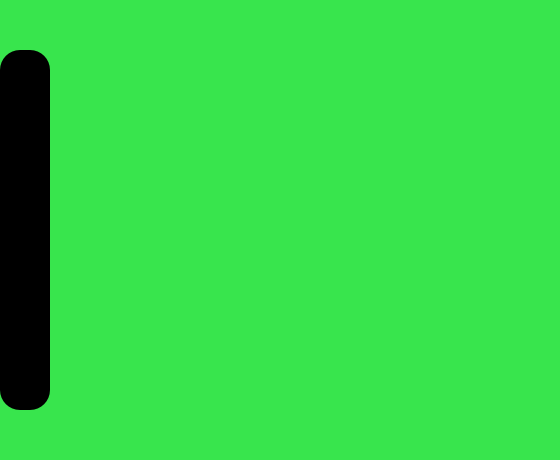
<?xml version="1.0" encoding="UTF-8"?>
<ui version="4.0">
 <class>Form</class>
 <widget class="QWidget" name="Form">
  <property name="geometry">
   <rect>
    <x>0</x>
    <y>0</y>
    <width>560</width>
    <height>460</height>
   </rect>
  </property>
  <property name="windowTitle">
   <string>Form</string>
  </property>
  <widget class="QWidget" name="widget_2" native="true">
   <property name="geometry">
    <rect>
     <x>0</x>
     <y>0</y>
     <width>560</width>
     <height>460</height>
    </rect>
   </property>
   <property name="styleSheet">
    <string notr="true">QWidget{
	background-color:#38E54D;
}
</string>
   </property>
   <widget class="QFrame" name="frame">
    <property name="geometry">
     <rect>
      <x>0</x>
      <y>50</y>
      <width>50</width>
      <height>360</height>
     </rect>
    </property>
    <property name="styleSheet">
     <string notr="true">QFrame{
border-radius:20px;
background-color:black;
}
QPushButton{
padding:50px 20px;
border: none;
border-radius:10px;
background-color:black;
color:white;
}
QPushButton:hover{
background-color:white;
color:black;
}

</string>
    </property>
    <property name="frameShape">
     <enum>QFrame::StyledPanel</enum>
    </property>
    <property name="frameShadow">
     <enum>QFrame::Raised</enum>
    </property>
    <widget class="QPushButton" name="pushButton">
     <property name="geometry">
      <rect>
       <x>0</x>
       <y>50</y>
       <width>50</width>
       <height>30</height>
      </rect>
     </property>
     <property name="styleSheet">
      <string notr="true">QPushButton{

background-image:url(./white color/home-white.png) ;
background-repeat:none;
background-position:center;
}	
QPushButton:hover{
background-image:url(./hover/home-icon.png)  ;
background-repeat:none;
}
</string>
     </property>
     <property name="text">
      <string/>
     </property>
     <property name="iconSize">
      <size>
       <width>16</width>
       <height>16</height>
      </size>
     </property>
     <property name="autoRepeat">
      <bool>false</bool>
     </property>
    </widget>
    <widget class="QPushButton" name="pushButton_2">
     <property name="geometry">
      <rect>
       <x>0</x>
       <y>122</y>
       <width>50</width>
       <height>30</height>
      </rect>
     </property>
     <property name="styleSheet">
      <string notr="true">QPushButton{

background-image:url(./white color/white-search.png) ;
background-repeat:none;
background-position:center;
}	
QPushButton:hover{
background-image:url(./hover/black-search.png)  ;
background-repeat:none;
}
</string>
     </property>
     <property name="text">
      <string/>
     </property>
    </widget>
    <widget class="QPushButton" name="pushButton_3">
     <property name="geometry">
      <rect>
       <x>0</x>
       <y>192</y>
       <width>50</width>
       <height>30</height>
      </rect>
     </property>
     <property name="styleSheet">
      <string notr="true">QPushButton{

background-image:url(./white color/white-chat.png) ;
background-repeat:none;
background-position:center;
}	
QPushButton:hover{
background-image:url(./hover/black-chat.png)  ;
background-repeat:none;
}
</string>
     </property>
     <property name="text">
      <string/>
     </property>
    </widget>
    <widget class="QPushButton" name="pushButton_4">
     <property name="geometry">
      <rect>
       <x>0</x>
       <y>264</y>
       <width>50</width>
       <height>30</height>
      </rect>
     </property>
     <property name="styleSheet">
      <string notr="true">QPushButton{

background-image:url(./white color/white-setting.png) ;
background-repeat:none;
background-position:center;
}	
QPushButton:hover{
background-image:url(./hover/black-setting.png)  ;
background-repeat:none;
}
</string>
     </property>
     <property name="text">
      <string/>
     </property>
    </widget>
   </widget>
  </widget>
 </widget>
 <resources>
  <!-- <include location="./icons.qrc"/> -->
 </resources>
 <connections/>
</ui>
